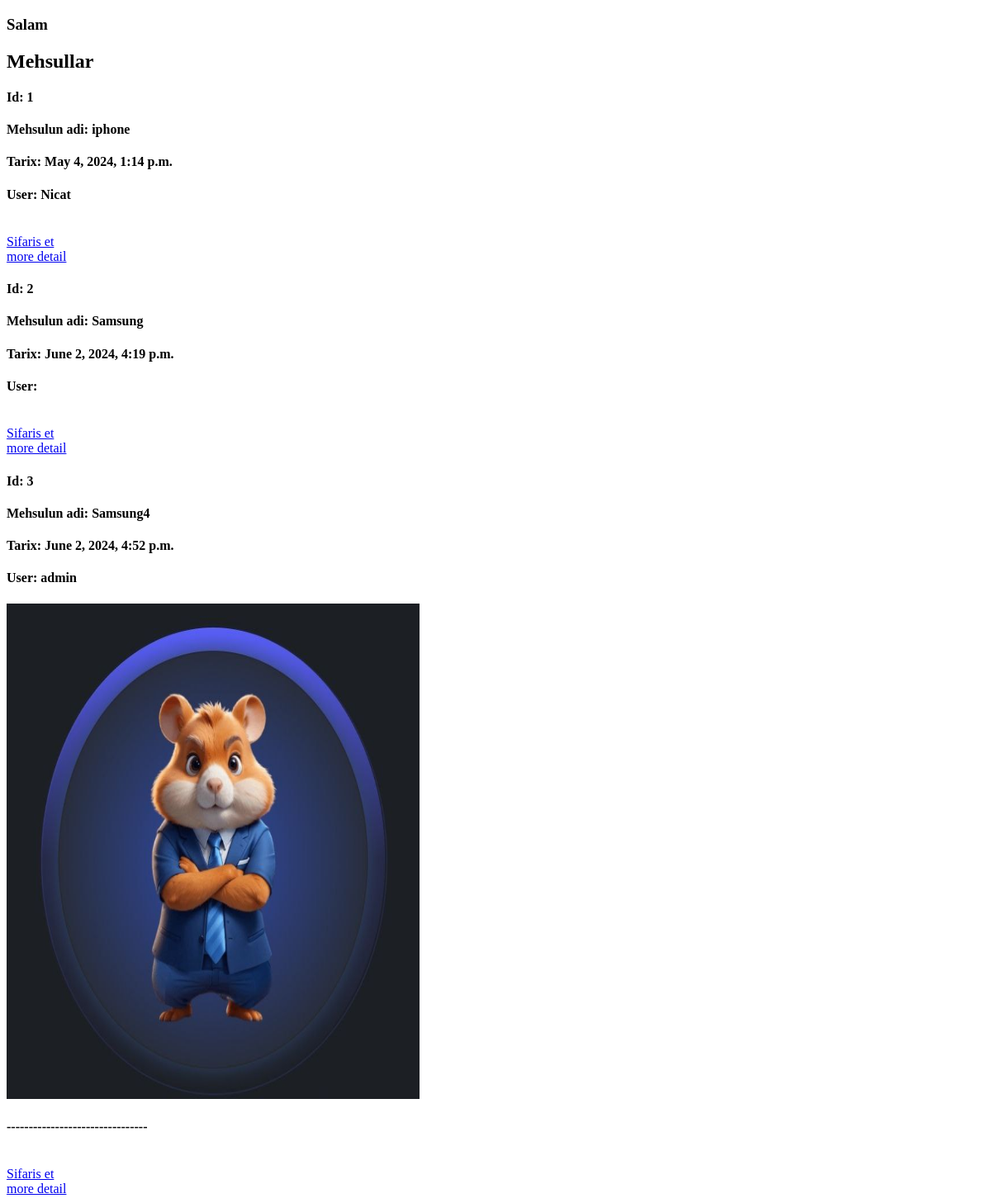
Before: / with the older database file.
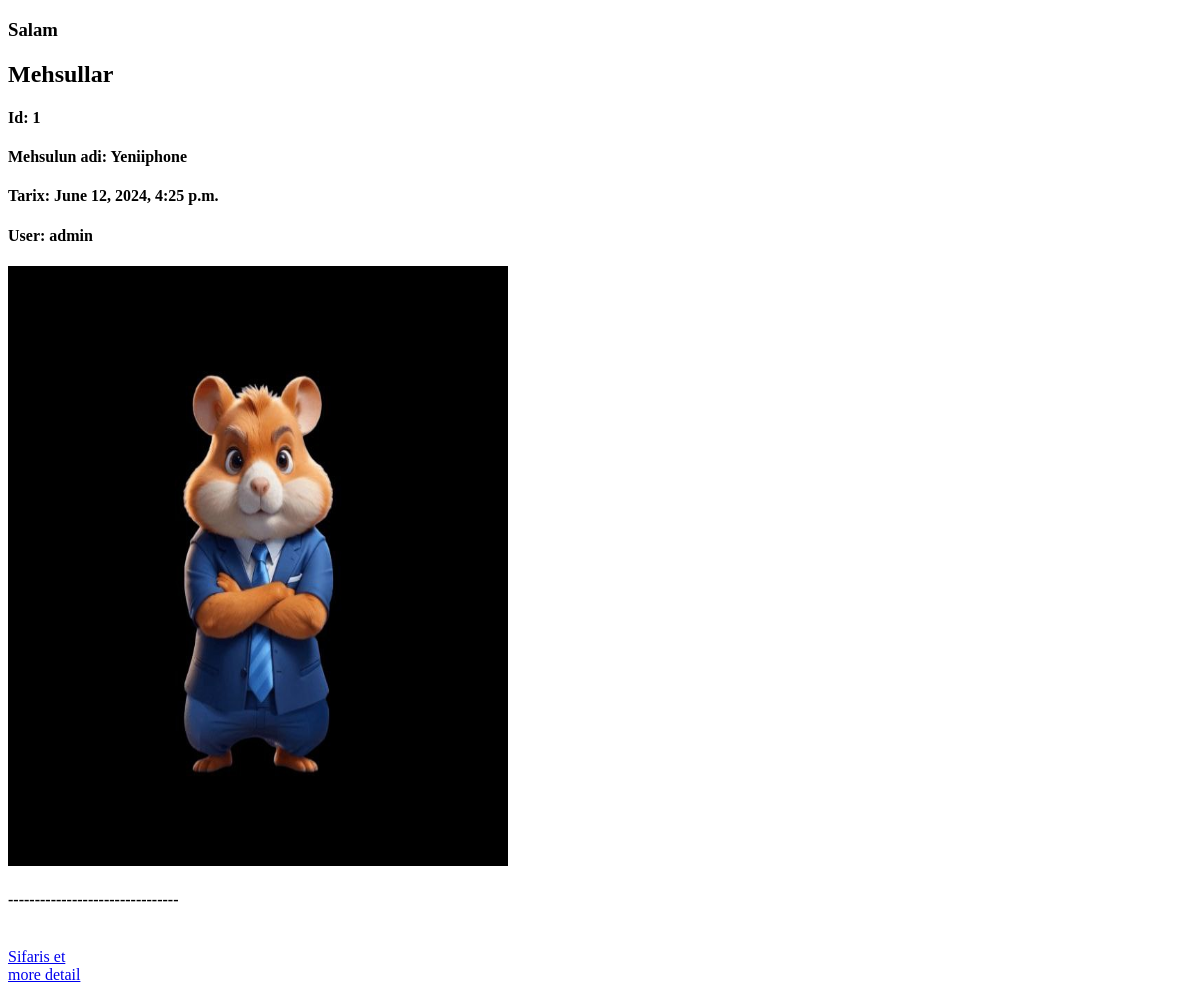
After: the same page with the newer database file.
### product/models.py (models this page shows, shortened)
class Product(TimeStampedModel):
    user = models.ForeignKey(User, on_delete=models.CASCADE, null=True)
    name = models.CharField(max_length=100)
    image = models.ImageField("product_image",null=True,blank=True)
    description = models.TextField()
    price = models.IntegerField()
    discount_price = models.IntegerField(blank=True,null=True)
    available = models.BooleanField(default=True)

### web/views.py (the view)
# urls.py: 2. Add a URL to urlpatterns:  path('', views.home, name='home')
def home(request):
    products = Product.objects.all()
    return render(request,'web/home.html',{'products':products})

### templates/web/home.html (shortened to what this page needs)
<!DOCTYPE html>
<html lang="en">
<head>
    <h3>Salam {{request.user.get_full_name}}</h3>
    <h2>Mehsullar</h2>
    {% for instance in products %}
    <h4>Id: {{instance.id}}</h4>
        <h4>Mehsulun adi: {{instance.name}}</h4>
        <h4>Tarix: {{instance.created_at}}</h4>
        <h4>User: {{instance.user.username}}</h4>
        {%if instance.image %}
        <img src="{{ instance.image.url }}" alt="Hamster" width="500" height="600">
        <h4>--------------------------------</h4>
        {%endif%}
        <br>
        <a href="{% url 'create_order' instance.id 2 %}">Sifaris et</a>
        <br>
        <a href="{% url 'detail_product' instance.id%}">more detail</a>
        <br>
    {% endfor %}
</head>
<body>
</body>
</html>

Changed rows visible on the page:
removed Product: id "2", name "Samsung", created_at "June 2, 2024, 4:19 p.m."
removed Product: id "3", name "Samsung4", created_at "June 2, 2024, 4:52 p.m.", user.username "admin", image (picture)
changed Product id 1: name "iphone" → "Yeniiphone"; created_at "May 4, 2024, 1:14 p.m." → "June 12, 2024, 4:25 p.m."; user.username "Nicat" → "admin"; image: picture added; now shows "--------------------------------"
